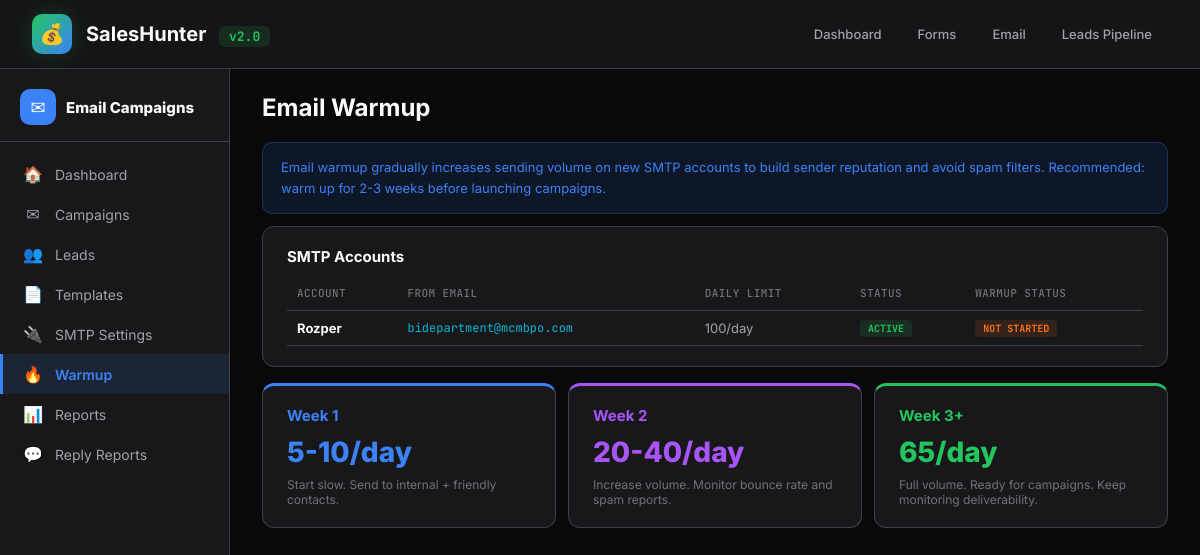
/email/warmup/, run on the app's committed database.
### leads/models.py (models this page shows, shortened)
class SmtpConnection(models.Model):
    name = models.CharField(max_length=255)
    host = models.CharField(max_length=255)
    port = models.IntegerField(default=587)
    username = models.CharField(max_length=255)
    password = models.CharField(max_length=255)
    use_tls = models.BooleanField(default=True)
    from_email = models.EmailField()
    from_name = models.CharField(max_length=255, blank=True)
    daily_limit = models.IntegerField(default=100, help_text='Max emails per day from this connection')
    is_active = models.BooleanField(default=True)
    created_at = models.DateTimeField(default=timezone.now)
    class Meta:
        ordering = ['name']

### leads/views.py (the view)
# urls.py: path('email/warmup/', views.email_warmup, name='email_warmup'),
def email_warmup(request):
    connections = SmtpConnection.objects.filter(is_active=True)
    context = {'active_tab': 'warmup', 'connections': connections}
    return render(request, 'leads/email/warmup.html', context)

### leads/context_processors.py (called while the page is built)
def recent_sessions(request):
    return {
        'recent_sessions': SearchSession.objects.order_by('-created_at')[:20]
    }

### leads/templates/leads/email/warmup.html (shortened to what this page needs)
{% extends "leads/email_base.html" %}
{% load humanize %}
{% block email_content %}
<h2 style="margin-bottom:20px;">Email Warmup</h2>
<div class="alert alert-blue">
  Email warmup gradually increases sending volume on new SMTP accounts to build sender reputation and avoid spam filters. Recommended: warm up for 2-3 weeks before launching campaigns.
</div>
{% if connections %}
<div class="card" style="overflow-x:auto;">
  <h3>SMTP Accounts</h3>
  <table>
    <thead><tr><th>Account</th><th>From Email</th><th>Daily Limit</th><th>Status</th><th>Warmup Status</th></tr></thead>
    <tbody>
    {% for s in connections %}
    <tr>
      <td style="color:var(--text);font-weight:700;">{{ s.name }}</td>
      <td style="color:var(--cyan);font-size:12px;font-family:'JetBrains Mono',monospace;">{{ s.from_email }}</td>
      <td>{{ s.daily_limit }}/day</td>
      <td>{% if s.is_active %}<span class="badge badge-green">Active</span>{% else %}<span class="badge badge-red">Inactive</span>{% endif %}</td>
      <td><span class="badge badge-orange">Not Started</span></td>
    </tr>
    {% endfor %}
    </tbody>
  </table>
</div>
<div class="grid-3" style="margin-top:16px;">
  <div class="card" style="border-top:3px solid var(--blue);">
    <h3 style="color:var(--blue);">Week 1</h3>
    <div style="font-size:28px;font-weight:800;color:var(--blue);margin:8px 0;">5-10/day</div>
    <div style="font-size:12px;color:var(--text-dim);">Start slow. Send to internal + friendly contacts.</div>
  </div>
  <div class="card" style="border-top:3px solid var(--purple);">
    <h3 style="color:var(--purple);">Week 2</h3>
    <div style="font-size:28px;font-weight:800;color:var(--purple);margin:8px 0;">20-40/day</div>
    <div style="font-size:12px;color:var(--text-dim);">Increase volume. Monitor bounce rate and spam reports.</div>
  </div>
  <div class="card" style="border-top:3px solid var(--green);">
    <h3 style="color:var(--green);">Week 3+</h3>
    <div style="font-size:28px;font-weight:800;color:var(--green);margin:8px 0;">65/day</div>
    <div style="font-size:12px;color:var(--text-dim);">Full volume. Ready for campaigns. Keep monitoring deliverability.</div>
  </div>
</div>
{% endif %}
{% endblock %}

### templates/base.html (style rules this page uses)
* { margin:0;padding:0;box-sizing:border-box; }
:root { --bg:#09090b;--surface:#18181b;--surface2:#27272a;--border:#3f3f46;--border-light:#52525b; --text:#fafafa;--text-muted:#a1a1aa;--text-dim:#71717a; --green:#22c55e;--green-bg:rgba(34,197,94,0.12); --blue:#3b82f6;--blue-bg:rgba(59,130,246,0.12); --purple:#a855f7;--purple-bg:rgba(168,85,247,0.12); --orange:#f97316;--orange-bg:rgba(249,115,22,0.12); --cyan:#06b6d4;--cyan-bg:rgba(6,182,212,0.1); --yellow:#eab308;--yellow-bg:rgba(234,179,8,0.1); --red:#ef4444;--red-bg:rgba(239,68,68,0.1); --pink:#ec4899; }
body { font-family:'Inter',sans-serif;background:var(--bg);color:var(--text);min-height:100vh; }
.card { background:var(--surface);border:1px solid var(--border);border-radius:12px;padding:20px 24px;margin-bottom:12px; }
.card h3 { font-size:15px;font-weight:700;margin-bottom:10px; }
.alert { border-radius:10px;padding:14px 18px;font-size:13px;line-height:1.6;margin-bottom:12px; }
.alert-blue { background:var(--blue-bg);border:1px solid rgba(59,130,246,0.25);color:var(--blue); }
table { width:100%;border-collapse:collapse;font-size:13px; }
th { text-align:left;color:var(--text-dim);font-weight:500;padding:10px;border-bottom:1px solid var(--border);font-size:11px;text-transform:uppercase;letter-spacing:0.4px;font-family:'JetBrains Mono',monospace; }
td { padding:8px 10px;border-bottom:1px solid var(--border);color:var(--text-muted); }
.grid-3 { display:grid;grid-template-columns:1fr 1fr 1fr;gap:12px; }
.badge { display:inline-block;padding:2px 8px;border-radius:4px;font-size:10px;font-weight:700;text-transform:uppercase;font-family:'JetBrains Mono',monospace; }
.badge-green { background:var(--green-bg);color:var(--green); }
.badge-orange { background:var(--orange-bg);color:var(--orange); }

### data on the page
SmtpConnection: name "Rozper", from_email "bidepartment@mcmbpo.com", daily_limit "100", is_active "ACTIVE"
